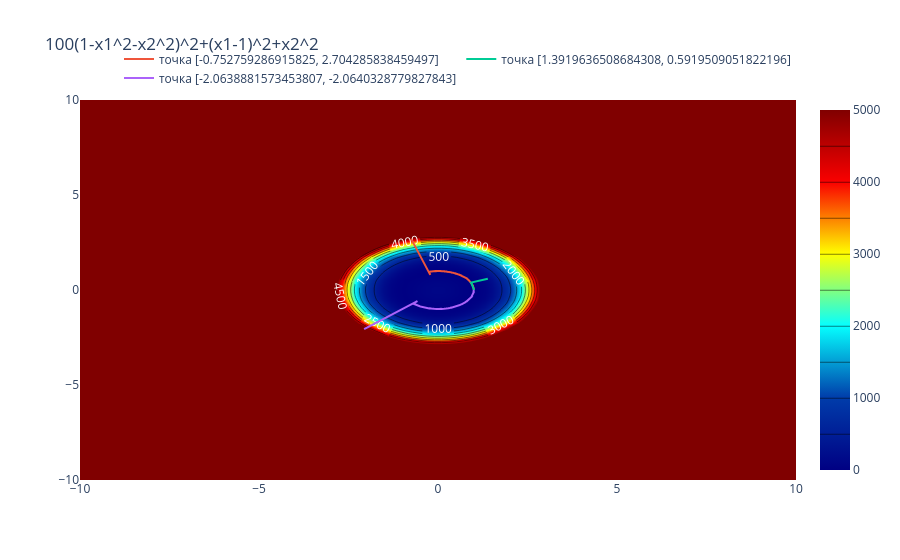

Notebook source saved alongside this figure:
### Markdown cell above
### Численные методы многомерной минимизации c использованием производных первого порядка
Методы доверительной области:
1. метод доверительной области с локально оптимальным шагом
2. метод доверительной области с изломом
Многошаговые методы:
3. метод тяжёлого шарика
4. метод ускоренного градиентного спуска Нестерова
5. метод Флетчера-Ривза
6. метод Полака-Рибьера
Квазиньютоновские методы:
7. метод Давидона-Флетчера-Пауэлла
8. метод Бройдена
9. метод с симметричной формулой ранга 1
10. метод Бройдена-Флетчера-Гольдфарба-Шанно

Вариант 13
#### метод доверительной области с локально оптимальным шагом

#### метод с симметричной формулой ранга 1
|функция|
| --- |
|f(x1,x2)=100(1-x1^2-x2^2)^2+(x1-1)^2+x2^2|

Для градиентных методов исследовать сходимость алгоритма, фиксируя найденное решение, значение функции, количество итераций метода и количество вычислений функции в зависимости от задаваемой точности поиска (ε = 10−2, 10−4, 10−6). Результаты оформить в виде таблицы:

Для метода второго порядка исследовать сходимость алгоритма по числу итераций при выборе различных начальных точек (не менее трёх). Результаты оформить в виде таблицы:

### Code cell
import numpy as np
import sympy as sp
import plotly.graph_objects as go
from scipy.optimize import minimize

def Cauchy(g, B, delta):
    norm_g = np.linalg.norm(g)
    
    p_s = - (delta / norm_g) * g

    gBg = g.T @ B @ g
    if gBg <= 0:
        tau = 1.0
    else:
        tau = min(norm_g**3 / (delta * gBg), 1.0)

    return tau * p_s

def trust_region_method(f, x0, delta0=1.0, delta_hat=50.0, eta=0.1, max_iter=5000, e=1e-6):
    x = x0.astype(float)
    x1, x2 = sp.symbols('x1, x2')
    delta = delta0
    fun = sp.lambdify([x1, x2], f, "math")

    trajectory = [x0.copy()]
    values = [fun(x[0], x[1])]
    k = 0

    x1d = sp.diff(f, x1)
    x2d = sp.diff(f, x2)
    hessian = sp.hessian(f, [x1, x2])
    x1d = sp.lambdify([x1, x2], x1d, "math")
    x2d = sp.lambdify([x1, x2], x2d, "math")
    
    B = np.array(hessian.subs({x1: x[0], x2: x[1]})).astype(float)
    prev_grad = None
    
    for i in range(max_iter):
        c_grad = np.array([x1d(x[0], x[1]), x2d(x[0], x[1])])
        if np.linalg.norm(c_grad) < e:
            break
        # B = np.array(hessian.subs({x1: x[0], x2: x[1]})).astype(float)
        
        p = Cauchy(c_grad, B, delta)
    
        f_x = fun(x[0], x[1])
        f_xp = fun(x[0] + p[0], x[1] + p[1])
        mp = c_grad @ p + 0.5 * (p.T @ B @ p)
        actual_reduction = f_x - f_xp
        predicted_reduction = -mp 

        if predicted_reduction == 0:
            rho = 0.0
        else:
            rho = actual_reduction / predicted_reduction

        if rho < 0.25:
            delta = 0.25 * delta
        elif rho > 0.75:
            delta = min(2.0 * delta, delta_hat)

        if rho > eta:
            if prev_grad is not None:
                dx = p
                dy = c_grad - prev_grad
                Bs = B @ dx
                r = dy - Bs
                B = B + np.outer(r, r) / np.dot(r, dx)

            prev_grad = c_grad.copy()
            x = x + p
            trajectory.append(x.copy())
            values.append(fun(x[0], x[1]))
        k+=1

    return np.array(trajectory), np.array(values), k




x1, x2 = sp.symbols('x1, x2')
f = 100*(1 - x1**2 - x2**2)**2 + (x1-1)**2 + x2**2
np.random.seed(42)
p_list = (np.random.uniform(-3, 3, size=2), np.random.uniform(-3, 3, size=2), np.random.uniform(-3, 3, size=2))

x1_range = np.linspace(-10, 10, 100)
x2_range = np.linspace(-10, 10, 100)
x, y = np.meshgrid(x1_range, x2_range)
fu = 100*(1 - x**2 - y**2)**2 + (x-1)**2 + y**2
fig = go.Figure(data=[go.Contour(
    zmax = 5000, zmin = 0,
    z=fu, x=x1_range, y=x2_range, colorscale='Jet',
    contours=dict(
         coloring = 'heatmap',
        showlabels = True,
        labelfont = dict(
            size = 12,
            color = 'white',
        )
    ) 
)])
fig.update_layout(title=f'100(1-x1^2-x2^2)^2+(x1-1)^2+x2^2') 

# method visualize

for point in p_list:
    print(f'point = {point}')
    ans = trust_region_method(f, point, delta0=10, eta=0.1)
    print(ans[0][-1], ans[1][-1], ans[2])
    
    fig.add_trace(go.Scatter(x=[i[0] for i in ans[0]], y=[i[1] for i in ans[0]], name=f'точка {point.tolist()}'))
    fig.update_layout(
    legend=dict(
        orientation="h",   
        yanchor="bottom",
        y=1.02,            
        xanchor="right",
        x=1               
    )
)
fig.show()

### Figure 1 — Plotly figure (JSON) as saved in the notebook; plotly's stock layout.template omitted (floating-point values rounded to 4 significant figures; data arrays with more than 128 entries replaced by an {"elided": "..."} marker saying what was removed)
{"data": [{"colorscale": [[0, "rgb(0,0,131)"], [0.2, "rgb(0,60,170)"], [0.4, "rgb(5,255,255)"], [0.6, "rgb(255,255,0)"], [0.8, "rgb(250,0,0)"], [1, "rgb(128,0,0)"]], "contours": {"coloring": "heatmap", "labelfont": {"color": "white", "size": 12}, "showlabels": true}, "type": "contour", "x": [-10.0, -9.798, -9.596, -9.394, -9.192, -8.99, -8.788, -8.586, -8.384, -8.182, -7.98, -7.778, -7.576, -7.374, -7.172, -6.97, -6.768, -6.566, -6.364, -6.162, -5.96, -5.758, -5.556, -5.354, -5.152, -4.949, -4.747, -4.545, -4.343, -4.141, -3.939, -3.737, -3.535, -3.333, -3.131, -2.929, -2.727, -2.525, -2.323, -2.121, -1.919, -1.717, -1.515, -1.313, -1.111, -0.9091, -0.7071, -0.5051, -0.303, -0.101, 0.101, 0.303, 0.5051, 0.7071, 0.9091, 1.111, 1.313, 1.515, 1.717, 1.919, 2.121, 2.323, 2.525, 2.727, 2.929, 3.131, 3.333, 3.535, 3.737, 3.939, 4.141, 4.343, 4.545, 4.747, 4.949, 5.152, 5.354, 5.556, 5.758, 5.96, 6.162, 6.364, 6.566, 6.768, 6.97, 7.172, 7.374, 7.576, 7.778, 7.98, 8.182, 8.384, 8.586, 8.788, 8.99, 9.192, 9.394, 9.596, 9.798, 10.0], "y": [-10.0, -9.798, -9.596, -9.394, -9.192, -8.99, -8.788, -8.586, -8.384, -8.182, -7.98, -7.778, -7.576, -7.374, -7.172, -6.97, -6.768, -6.566, -6.364, -6.162, -5.96, -5.758, -5.556, -5.354, -5.152, -4.949, -4.747, -4.545, -4.343, -4.141, -3.939, -3.737, -3.535, -3.333, -3.131, -2.929, -2.727, -2.525, -2.323, -2.121, -1.919, -1.717, -1.515, -1.313, -1.111, -0.9091, -0.7071, -0.5051, -0.303, -0.101, 0.101, 0.303, 0.5051, 0.7071, 0.9091, 1.111, 1.313, 1.515, 1.717, 1.919, 2.121, 2.323, 2.525, 2.727, 2.929, 3.131, 3.333, 3.535, 3.737, 3.939, 4.141, 4.343, 4.545, 4.747, 4.949, 5.152, 5.354, 5.556, 5.758, 5.96, 6.162, 6.364, 6.566, 6.768, 6.97, 7.172, 7.374, 7.576, 7.778, 7.98, 8.182, 8.384, 8.586, 8.788, 8.99, 9.192, 9.394, 9.596, 9.798, 10.0], "z": {"elided": "100x100 float values"}, "zmax": 5000, "zmin": 0}, {"name": "точка [-0.752759286915825, 2.704285838459497]", "type": "scatter", "x": {"elided": "2225 float values"}, "y": {"elided": "2225 float values"}}, {"name": "точка [1.3919636508684308, 0.5919509051822196]", "type": "scatter", "x": {"elided": "1883 float values"}, "y": {"elided": "1883 float values"}}, {"name": "точка [-2.0638881573453807, -2.0640328779827843]", "type": "scatter", "x": {"elided": "2406 float values"}, "y": {"elided": "2406 float values"}}], "layout": {"legend": {"orientation": "h", "x": 1, "xanchor": "right", "y": 1.02, "yanchor": "bottom"}, "title": {"text": "100(1-x1^2-x2^2)^2+(x1-1)^2+x2^2"}}}
